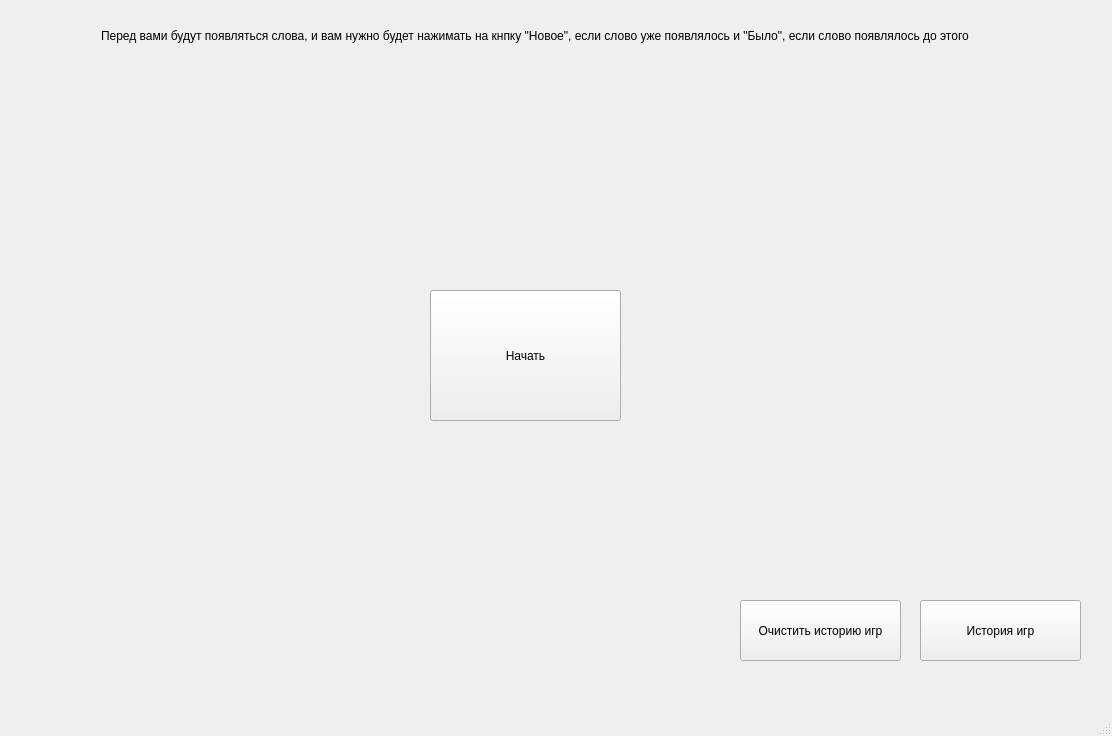
<?xml version="1.0" encoding="UTF-8"?>
<ui version="4.0">
 <class>MainWindow</class>
 <widget class="QMainWindow" name="MainWindow">
  <property name="geometry">
   <rect>
    <x>0</x>
    <y>0</y>
    <width>1112</width>
    <height>736</height>
   </rect>
  </property>
  <property name="windowTitle">
   <string>MainWindow</string>
  </property>
  <widget class="QWidget" name="centralwidget">
   <widget class="QPushButton" name="historyButton">
    <property name="geometry">
     <rect>
      <x>920</x>
      <y>600</y>
      <width>161</width>
      <height>61</height>
     </rect>
    </property>
    <property name="text">
     <string>История игр</string>
    </property>
   </widget>
   <widget class="QPushButton" name="clearButton">
    <property name="geometry">
     <rect>
      <x>740</x>
      <y>600</y>
      <width>161</width>
      <height>61</height>
     </rect>
    </property>
    <property name="text">
     <string>Очистить историю игр</string>
    </property>
   </widget>
   <widget class="QLabel" name="label">
    <property name="geometry">
     <rect>
      <x>101</x>
      <y>11</y>
      <width>929</width>
      <height>50</height>
     </rect>
    </property>
    <property name="minimumSize">
     <size>
      <width>50</width>
      <height>50</height>
     </size>
    </property>
    <property name="text">
     <string>Перед вами будут появляться слова, и вам нужно будет нажимать на кнпку &quot;Новое&quot;, если слово уже появлялось и &quot;Было&quot;, если слово появлялось до этого</string>
    </property>
    <property name="textFormat">
     <enum>Qt::RichText</enum>
    </property>
   </widget>
   <widget class="QPushButton" name="startButton">
    <property name="geometry">
     <rect>
      <x>430</x>
      <y>290</y>
      <width>191</width>
      <height>131</height>
     </rect>
    </property>
    <property name="text">
     <string>Начать</string>
    </property>
   </widget>
  </widget>
  <widget class="QMenuBar" name="menubar">
   <property name="geometry">
    <rect>
     <x>0</x>
     <y>0</y>
     <width>1112</width>
     <height>26</height>
    </rect>
   </property>
  </widget>
  <widget class="QStatusBar" name="statusbar"/>
 </widget>
 <resources/>
 <connections/>
</ui>
